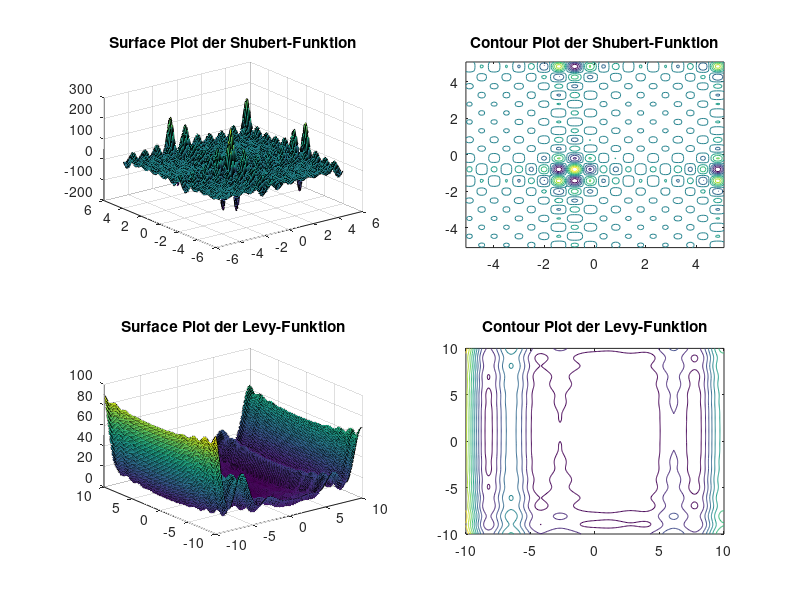

Reproduce this figure in MATLAB. (Note: this script raises an error after producing the figure.)

i = 1:5; 
S = @(x1,x2) sum(i' .* cos((i+1)' .* x1 + i'), 1) .* sum(i' .* cos((i+1)' .* x2 + i'), 1);
omega_S = -5.1:0.1:5.1; 
[x1, x2] = meshgrid(omega_S); 
result = arrayfun(@(a,b) S(a,b), x1, x2); 
subplot(2,2,1)
surf(x1, x2, result); 
title("Surface Plot der Shubert-Funktion")
subplot(2,2,2)
contour(x1,x2,result)
title("Contour Plot der Shubert-Funktion")


w = @(x) 1 + (x-1)./4;
L = @(x1,x2) sin(pi*w(x1)).^2 + ((w(x1) - 1).^2) .* (1 + 10 * sin(pi * w(x1) + 1).^2) + (w(x2) - 1).^2 .* (1 + sin(2*pi*w(x2)).^2) ;
omega_L = -10:0.1:10;
[x1, x2] = meshgrid(omega_L);
result = L(x1,x2);
subplot(2,2,3)
surf(x1,x2,result)
title("Surface Plot der Levy-Funktion")
subplot(2,2,4)
contour(x1,x2,result)
title("Contour Plot der Levy-Funktion")

result(islocalmin(result))
min(result,[],"all")
